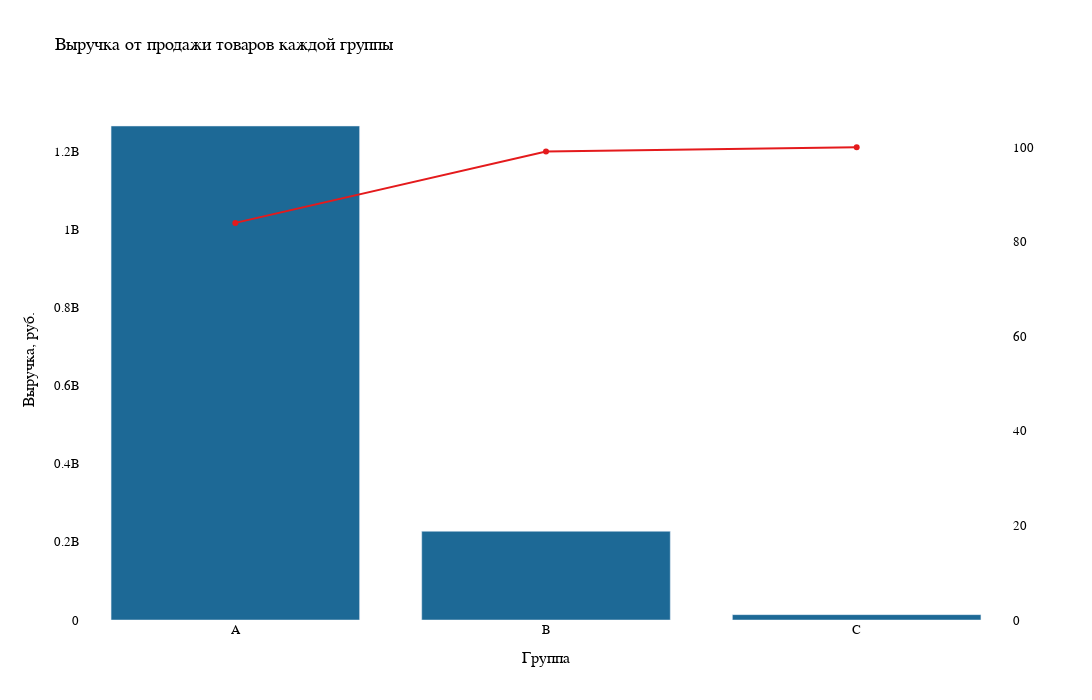

The cell this chart's notebook holds for it:
### Code cell
fig = go.Figure()

revenue_per_class = abc_grouped.groupby(by = "class")["sum"].sum().reset_index()
revenue_per_class["%"] = revenue_per_class["sum"].apply(lambda x: x / revenue_per_class["sum"].sum() * 100).cumsum()

fig.add_trace(go.Bar(x = revenue_per_class["class"], y = revenue_per_class["sum"], marker_color = colors_list[1]))
fig.add_trace(go.Scatter(x = revenue_per_class["class"], y = revenue_per_class["%"], marker_color = "rgb(228,26,28)", yaxis= "y2"))

fig.update_layout(height = 700, width = 1200,
                  yaxis1 = dict(title = "Выручка, руб."),
                  yaxis2=dict(overlaying = "y", range = [0, 110],
                              side='right', rangemode='tozero', tickvals=[0, 20, 40, 60, 80, 100]))
fig.update_layout(title_text = "Выручка от продажи товаров каждой группы")
fig.update_layout(font_family = "Arial", font_size = 13, title_font_family = "Arial", font_color = "black",
                  plot_bgcolor="rgb(255, 255, 255)", showlegend = False)
fig.update_xaxes(title_text = "Группа")

fig.show()

### Figure 1 — Plotly figure (JSON) as saved in the notebook; plotly's stock layout.template omitted (floating-point values rounded to 4 significant figures)
{"data": [{"marker": {"color": "rgb(29, 105, 150)"}, "type": "bar", "x": ["A", "B", "C"], "y": [1264908761, 227154367, 13714453]}, {"marker": {"color": "rgb(228,26,28)"}, "type": "scatter", "x": ["A", "B", "C"], "y": [84.0, 99.09, 100.0], "yaxis": "y2"}], "layout": {"font": {"color": "black", "family": "Arial", "size": 13}, "height": 700, "plot_bgcolor": "rgb(255, 255, 255)", "showlegend": false, "title": {"font": {"family": "Arial"}, "text": "Выручка от продажи товаров каждой группы"}, "width": 1200, "xaxis": {"title": {"text": "Группа"}}, "yaxis": {"title": {"text": "Выручка, руб."}}, "yaxis2": {"overlaying": "y", "range": [0, 110], "rangemode": "tozero", "side": "right", "tickvals": [0, 20, 40, 60, 80, 100]}}}
